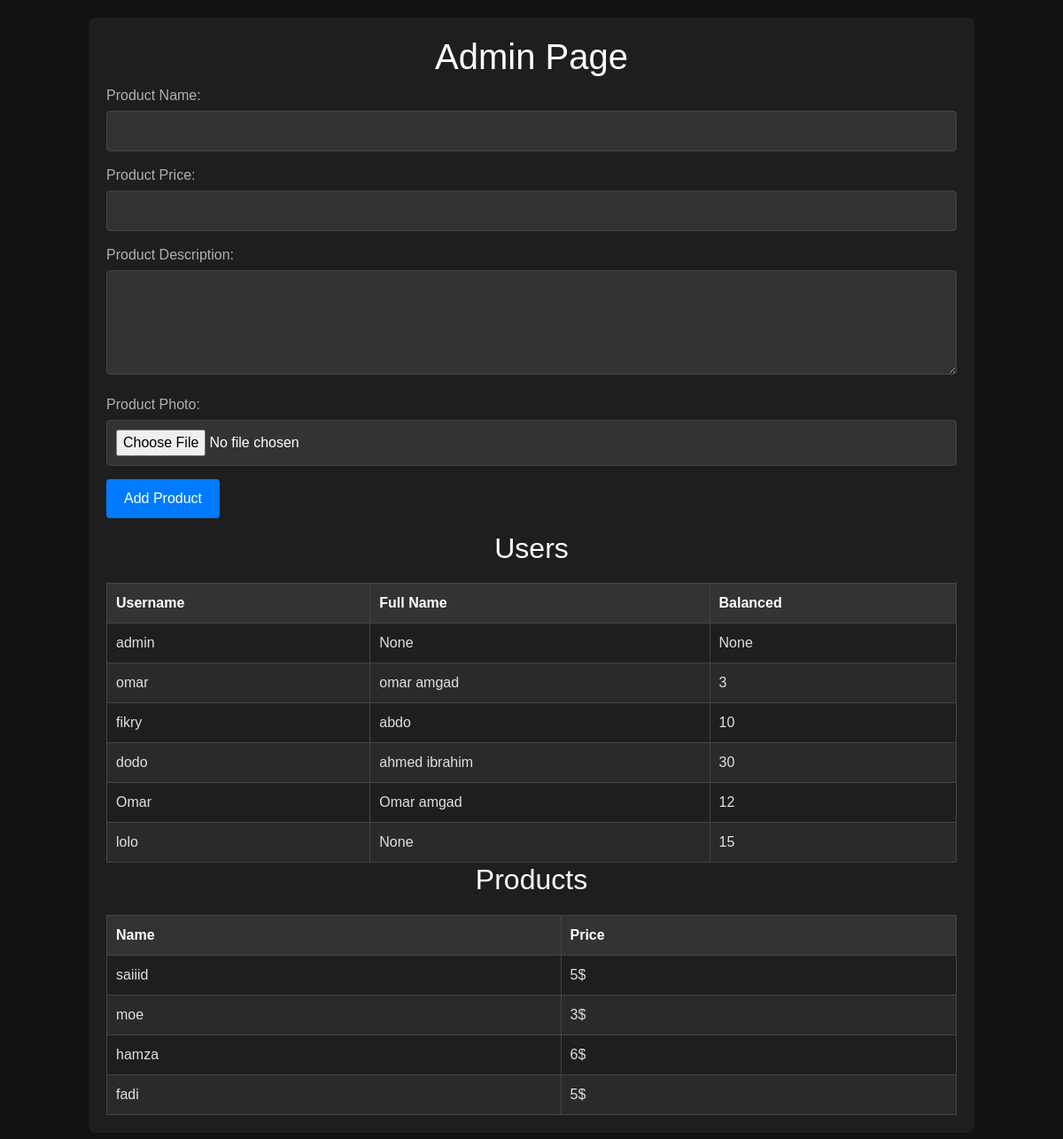
Page /admin (signed in) on the earlier database version.
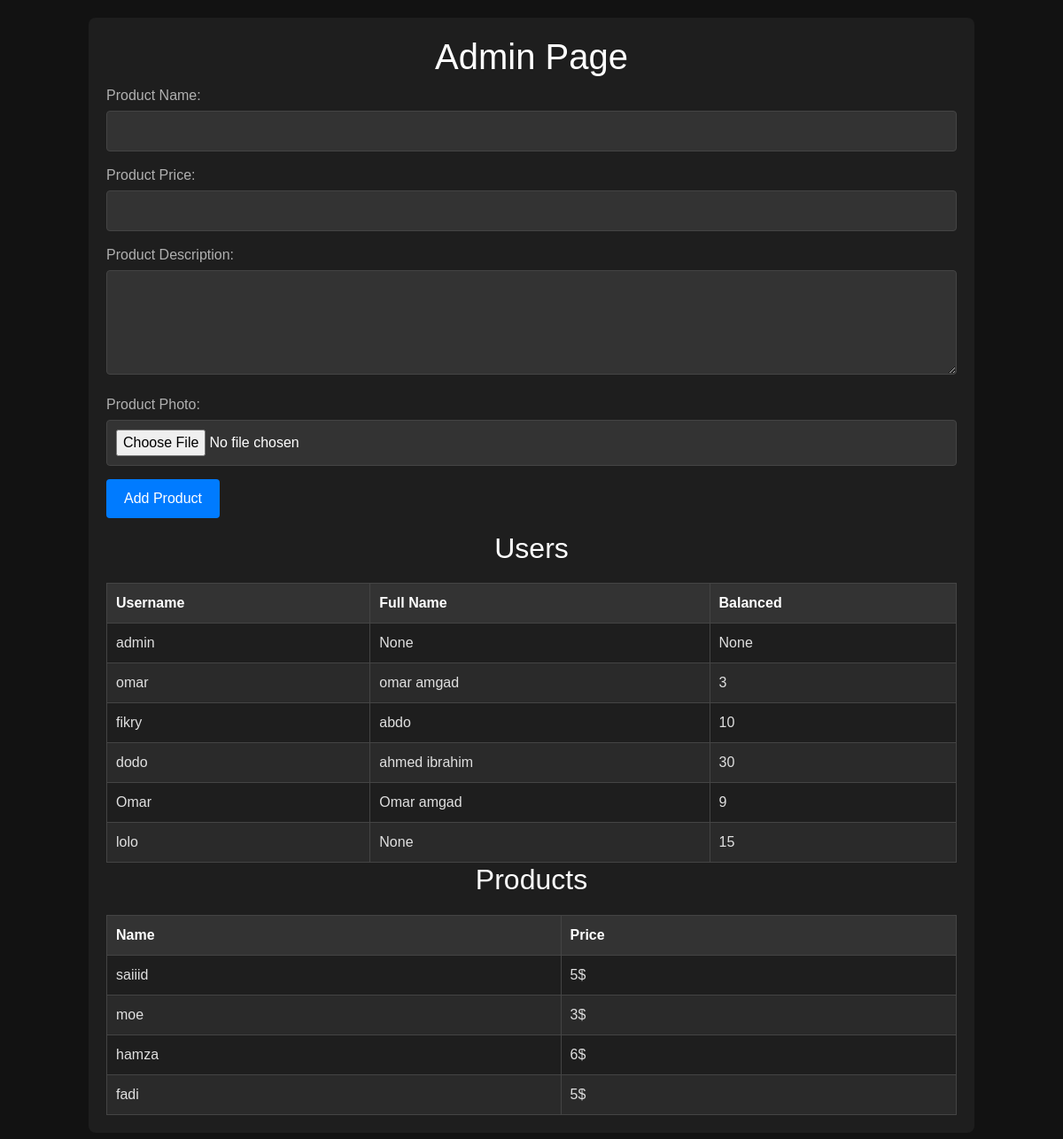
Same page on the later database version.
### tables this page shows
CREATE TABLE users (
			id INTEGER PRIMARY KEY AUTOINCREMENT,
			username TEXT NOT NULL UNIQUE,
			password TEXT NOT NULL,
            fullname TEXT ,
            balnaced INTEGER,
            photo_name TEXT
        );

CREATE TABLE "products" (
			id INTEGER PRIMARY KEY AUTOINCREMENT,
			productname TEXT NOT NULL UNIQUE,
            price INTEGER NOT NULL,
            photo TEXT,
            description TEXT
		);

### app.py (the view, shortened to what this page needs)
@app.route('/admin', methods=['GET', 'POST'])
def admin():
    if 'username' in session:
        if not session['username'] == 'admin':
            return f"Your not admin soo FUCK YOU AND GET OUT"
        users = db.get_all_users(connection)
        products = db.get_all_product(connection)
        return render_template('admin.html',users = users, products = products)
    else:
        return redirect(url_for('login'))

### db.py (called while the page is built)
def get_all_users(connection):#admin
    cursor = connection.cursor()
    query = 'SELECT * FROM users'
    cursor.execute(query)
    return cursor.fetchall()

def get_all_product(connection):#admin
    cursor = connection.cursor()
    query = 'SELECT * FROM products'
    cursor.execute(query)
    return cursor.fetchall()

### Templates/admin.html (shortened to what this page needs)
<!DOCTYPE html>
<html lang="en">
<head>
    <link rel="stylesheet" href="{{ url_for('static', filename='Styles/bootstrap.min.css') }}" />
    <link rel="stylesheet" href="{{ url_for('static', filename='Styles/styles.css') }}">
</head>
<body>
    <div class="container">
        <h1>Admin Page</h1>
        <form id="product-form" enctype="multipart/form-data" method="post" action="{{ url_for('admin') }}">
            <div class="form-group">
                <label for="product-name">Product Name:</label>
                <input type="text" id="product-name" name="product-name" required>
            </div>
            <div class="form-group" >
                <label for="product-price">Product Price:</label>
                <input type="number" id="product-price" name="product-price" step="0.01" required>
            </div>
            <div class="form-group">
                <label for="product-description">Product Description:</label>
                <textarea id="product-description" name="product-description" rows="4" required></textarea>
            </div>
            <div class="form-group">
                <label for="product-photo">Product Photo:</label>
                <input type="file" id="product-photo" name="product-photo" required></input>
            </div>
            <div class="form-group">
                <button type="submit">Add Product</button>
            </div>
        </form>
        <h2>Users</h2>
        <table id="users-table">
            <thead>
                <tr>
                    <th>Username</th>
                    <th>Full Name</th>
                    <th>Balanced</th>
                </tr>
            </thead>
            <tbody>
                {% for user in users %}
                <tr>
                    <td>{{ user[1] }}</td>
                    <td>{{ user[3] }}</td>
                    <td>{{ user[4] }}</td>
                </tr>
                {% endfor %}
            </tbody>
        </table>
        <h2>Products</h2>
        <table id="Product-table">
            <thead>
                <tr>
                    <th>Name</th>
                    <th>Price</th>
                </tr>
            </thead>
            <tbody>
                {% for product in products %}
                <tr>
                    <td>{{ product[1] }}</td>
                    <td>{{ product[2] }}$</td>
                </tr>
                {% endfor %}
            </tbody>
        </table>
    </div>
</body>
</html>

### Static/Styles/styles.css (style rules this page uses)
body { font-family: Arial, sans-serif; margin: 0; padding: 0; background-color: #121212; color: #e0e0e0; }

### Templates/admin.html (style rules this page uses)
body { font-family: Arial, sans-serif; margin: 20px; background-color: #121212; color: #e0e0e0; }
.container { max-width: 1000px; margin: auto; background-color: #1e1e1e; padding: 20px; border-radius: 8px; }
h1, h2 { color: #ffffff; text-align: center; }
.form-group { margin-bottom: 15px; }
.form-group label { display: block; margin-bottom: 5px; color: #b0b0b0; }
.form-group input, .form-group textarea { width: 100%; padding: 10px; box-sizing: border-box; background-color: #333333; color: #ffffff; border: 1px solid #444444; border-radius: 4px; }
.form-group button { padding: 10px 20px; background-color: #007bff; color: #ffffff; border: none; border-radius: 4px; cursor: pointer; }
table { width: 100%; border-collapse: collapse; margin-top: 20px; }
table, th, td { border: 1px solid #444444; }
th, td { padding: 10px; text-align: left; }
th { background-color: #333333; color: #ffffff; }
tr:nth-child(even) { background-color: #2a2a2a; }

Differences in the rows shown:
changed users "Omar": balnaced "12" → "9"
